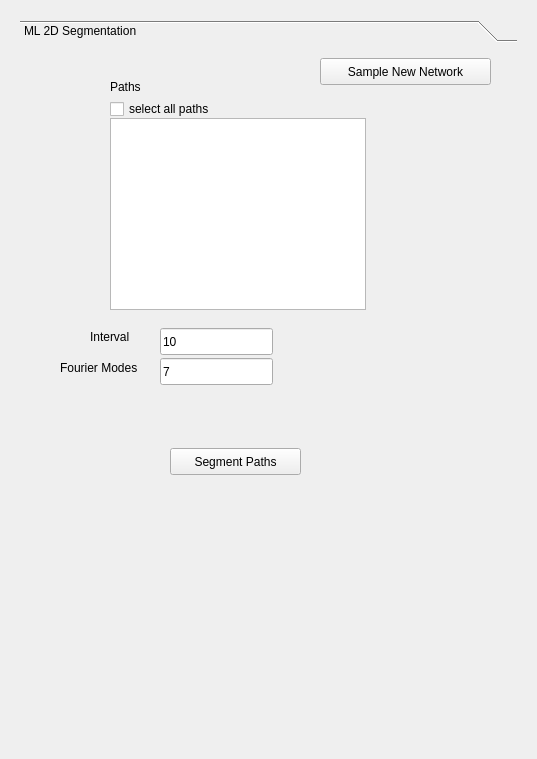
<?xml version="1.0" encoding="UTF-8"?>
<ui version="4.0">
 <class>sv4guiMachineLearning</class>
 <widget class="QWidget" name="sv4guiMachineLearning">
  <property name="geometry">
   <rect>
    <x>0</x>
    <y>0</y>
    <width>537</width>
    <height>759</height>
   </rect>
  </property>
  <property name="sizePolicy">
   <sizepolicy hsizetype="Preferred" vsizetype="Preferred">
    <horstretch>0</horstretch>
    <verstretch>0</verstretch>
   </sizepolicy>
  </property>
  <layout class="QVBoxLayout" name="verticalLayout_2">
   <item>
    <widget class="QWidget" name="widget_4" native="true">
     <property name="sizePolicy">
      <sizepolicy hsizetype="Preferred" vsizetype="Preferred">
       <horstretch>0</horstretch>
       <verstretch>0</verstretch>
      </sizepolicy>
     </property>
     <property name="minimumSize">
      <size>
       <width>0</width>
       <height>200</height>
      </size>
     </property>
     <layout class="QVBoxLayout" name="verticalLayout_6">
      <item>
       <widget class="QToolBox" name="toolBox">
        <property name="sizePolicy">
         <sizepolicy hsizetype="Preferred" vsizetype="Preferred">
          <horstretch>0</horstretch>
          <verstretch>0</verstretch>
         </sizepolicy>
        </property>
        <property name="currentIndex">
         <number>0</number>
        </property>
        <widget class="QWidget" name="segPage">
         <property name="geometry">
          <rect>
           <x>0</x>
           <y>0</y>
           <width>501</width>
           <height>692</height>
          </rect>
         </property>
         <attribute name="label">
          <string>ML 2D Segmentation</string>
         </attribute>
         <widget class="QPushButton" name="msgButton_2">
          <property name="geometry">
           <rect>
            <x>150</x>
            <y>400</y>
            <width>131</width>
            <height>27</height>
           </rect>
          </property>
          <property name="text">
           <string>Segment Paths</string>
          </property>
         </widget>
         <widget class="QLabel" name="label">
          <property name="geometry">
           <rect>
            <x>90</x>
            <y>30</y>
            <width>67</width>
            <height>17</height>
           </rect>
          </property>
          <property name="text">
           <string>Paths</string>
          </property>
         </widget>
         <widget class="QListWidget" name="pathList">
          <property name="geometry">
           <rect>
            <x>90</x>
            <y>70</y>
            <width>256</width>
            <height>192</height>
           </rect>
          </property>
         </widget>
         <widget class="QLineEdit" name="intervalEdit">
          <property name="geometry">
           <rect>
            <x>140</x>
            <y>280</y>
            <width>113</width>
            <height>27</height>
           </rect>
          </property>
          <property name="text">
           <string>10</string>
          </property>
         </widget>
         <widget class="QLabel" name="intervalLabel">
          <property name="geometry">
           <rect>
            <x>70</x>
            <y>280</y>
            <width>67</width>
            <height>17</height>
           </rect>
          </property>
          <property name="text">
           <string>Interval</string>
          </property>
         </widget>
         <widget class="QLineEdit" name="fourierEdit">
          <property name="geometry">
           <rect>
            <x>140</x>
            <y>310</y>
            <width>113</width>
            <height>27</height>
           </rect>
          </property>
          <property name="text">
           <string>7</string>
          </property>
         </widget>
         <widget class="QLabel" name="fourierLabel">
          <property name="geometry">
           <rect>
            <x>40</x>
            <y>310</y>
            <width>101</width>
            <height>20</height>
           </rect>
          </property>
          <property name="text">
           <string>Fourier Modes</string>
          </property>
         </widget>
         <widget class="QCheckBox" name="selectAllPathsCheckBox">
          <property name="geometry">
           <rect>
            <x>90</x>
            <y>50</y>
            <width>131</width>
            <height>22</height>
           </rect>
          </property>
          <property name="text">
           <string>select all paths</string>
          </property>
         </widget>
         <widget class="QPushButton" name="sampleNetButton">
          <property name="geometry">
           <rect>
            <x>300</x>
            <y>10</y>
            <width>171</width>
            <height>27</height>
           </rect>
          </property>
          <property name="text">
           <string>Sample New Network</string>
          </property>
         </widget>
        </widget>
       </widget>
      </item>
     </layout>
    </widget>
   </item>
  </layout>
 </widget>
 <resources/>
 <connections/>
</ui>
